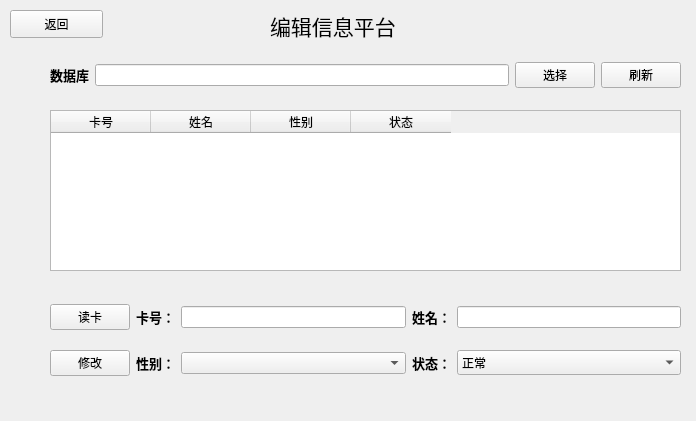
<?xml version="1.0" encoding="UTF-8"?>
<ui version="4.0">
 <class>Updatepage</class>
 <widget class="QWidget" name="Updatepage">
  <property name="geometry">
   <rect>
    <x>0</x>
    <y>0</y>
    <width>696</width>
    <height>421</height>
   </rect>
  </property>
  <property name="windowTitle">
   <string>Form</string>
  </property>
  <widget class="QPushButton" name="updateback">
   <property name="geometry">
    <rect>
     <x>10</x>
     <y>10</y>
     <width>93</width>
     <height>28</height>
    </rect>
   </property>
   <property name="text">
    <string>返回</string>
   </property>
  </widget>
  <widget class="QLabel" name="label">
   <property name="geometry">
    <rect>
     <x>270</x>
     <y>0</y>
     <width>161</width>
     <height>51</height>
    </rect>
   </property>
   <property name="font">
    <font>
     <family>微软雅黑</family>
     <pointsize>16</pointsize>
    </font>
   </property>
   <property name="text">
    <string>编辑信息平台</string>
   </property>
  </widget>
  <widget class="QWidget" name="layoutWidget">
   <property name="geometry">
    <rect>
     <x>50</x>
     <y>60</y>
     <width>631</width>
     <height>30</height>
    </rect>
   </property>
   <layout class="QHBoxLayout" name="db_select">
    <item>
     <widget class="QLabel" name="lb_db">
      <property name="text">
       <string>&lt;html&gt;&lt;head/&gt;&lt;body&gt;&lt;p align=&quot;right&quot;&gt;&lt;span style=&quot; font-size:10pt; font-weight:600;&quot;&gt;数据库&lt;/span&gt;&lt;/p&gt;&lt;/body&gt;&lt;/html&gt;</string>
      </property>
     </widget>
    </item>
    <item>
     <widget class="QLineEdit" name="ted_dbpath">
      <property name="readOnly">
       <bool>true</bool>
      </property>
     </widget>
    </item>
    <item>
     <widget class="QPushButton" name="btn_dbselect">
      <property name="text">
       <string>选择</string>
      </property>
     </widget>
    </item>
    <item>
     <widget class="QPushButton" name="btn_dbrefresh">
      <property name="text">
       <string>刷新</string>
      </property>
     </widget>
    </item>
   </layout>
  </widget>
  <widget class="QTableWidget" name="db_table">
   <property name="geometry">
    <rect>
     <x>50</x>
     <y>110</y>
     <width>631</width>
     <height>161</height>
    </rect>
   </property>
   <property name="editTriggers">
    <set>QAbstractItemView::NoEditTriggers</set>
   </property>
   <property name="selectionMode">
    <enum>QAbstractItemView::SingleSelection</enum>
   </property>
   <property name="selectionBehavior">
    <enum>QAbstractItemView::SelectRows</enum>
   </property>
   <column>
    <property name="text">
     <string>卡号</string>
    </property>
   </column>
   <column>
    <property name="text">
     <string>姓名</string>
    </property>
   </column>
   <column>
    <property name="text">
     <string>性别</string>
    </property>
   </column>
   <column>
    <property name="text">
     <string>状态</string>
    </property>
   </column>
  </widget>
  <widget class="QWidget" name="layoutWidget_2">
   <property name="geometry">
    <rect>
     <x>50</x>
     <y>290</y>
     <width>631</width>
     <height>101</height>
    </rect>
   </property>
   <layout class="QGridLayout" name="gridLayout">
    <item row="0" column="0">
     <widget class="QPushButton" name="pbn_start">
      <property name="text">
       <string>读卡</string>
      </property>
     </widget>
    </item>
    <item row="0" column="1">
     <widget class="QLabel" name="lb_cardID">
      <property name="text">
       <string>&lt;html&gt;&lt;head/&gt;&lt;body&gt;&lt;p align=&quot;right&quot;&gt;&lt;span style=&quot; font-size:10pt; font-weight:600;&quot;&gt;  卡号：&lt;/span&gt;&lt;/p&gt;&lt;/body&gt;&lt;/html&gt;</string>
      </property>
     </widget>
    </item>
    <item row="1" column="0">
     <widget class="QPushButton" name="pbn_addName">
      <property name="text">
       <string>修改</string>
      </property>
     </widget>
    </item>
    <item row="0" column="2">
     <widget class="QLineEdit" name="ted_showNumber">
      <property name="enabled">
       <bool>true</bool>
      </property>
     </widget>
    </item>
    <item row="0" column="3">
     <widget class="QLabel" name="lb_cardName">
      <property name="text">
       <string>&lt;html&gt;&lt;head/&gt;&lt;body&gt;&lt;p align=&quot;right&quot;&gt;&lt;span style=&quot; font-size:10pt; font-weight:600;&quot;&gt;     姓名：&lt;/span&gt;&lt;/p&gt;&lt;/body&gt;&lt;/html&gt;</string>
      </property>
     </widget>
    </item>
    <item row="0" column="4">
     <widget class="QLineEdit" name="ted_showName"/>
    </item>
    <item row="1" column="1">
     <widget class="QLabel" name="lb_cardSex">
      <property name="text">
       <string>&lt;html&gt;&lt;head/&gt;&lt;body&gt;&lt;p align=&quot;right&quot;&gt;&lt;span style=&quot; font-size:10pt; font-weight:600;&quot;&gt;      性别：&lt;/span&gt;&lt;/p&gt;&lt;/body&gt;&lt;/html&gt;</string>
      </property>
     </widget>
    </item>
    <item row="1" column="2">
     <widget class="QComboBox" name="ted_showSex">
      <property name="minimumSize">
       <size>
        <width>140</width>
        <height>0</height>
       </size>
      </property>
      <item>
       <property name="text">
        <string/>
       </property>
      </item>
      <item>
       <property name="text">
        <string>男</string>
       </property>
      </item>
      <item>
       <property name="text">
        <string>女</string>
       </property>
      </item>
     </widget>
    </item>
    <item row="1" column="3">
     <widget class="QLabel" name="label_2">
      <property name="font">
       <font>
        <family>ADMUI3Lg</family>
        <pointsize>10</pointsize>
        <weight>75</weight>
        <bold>true</bold>
       </font>
      </property>
      <property name="text">
       <string>状态：</string>
      </property>
     </widget>
    </item>
    <item row="1" column="4">
     <widget class="QComboBox" name="cb_updateState">
      <property name="minimumSize">
       <size>
        <width>175</width>
        <height>25</height>
       </size>
      </property>
      <item>
       <property name="text">
        <string>正常</string>
       </property>
      </item>
      <item>
       <property name="text">
        <string>已注销</string>
       </property>
      </item>
     </widget>
    </item>
   </layout>
  </widget>
 </widget>
 <resources/>
 <connections/>
</ui>
